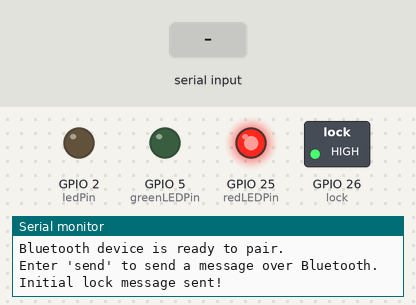
The sketch below on a simulated ESP32. Shown: switched loads named in the sketch (green lamp = pin HIGH), output pins drawn as LEDs (lit = HIGH), the last lines printed to the serial monitor. Dashed ring = blinking. The test bench sets the inputs (shaded band). Nothing arrives over Bluetooth unless stated.

Above: at 2.6 s.
2.7 s: "unlock\n" received over Serial
At 3.22 s:
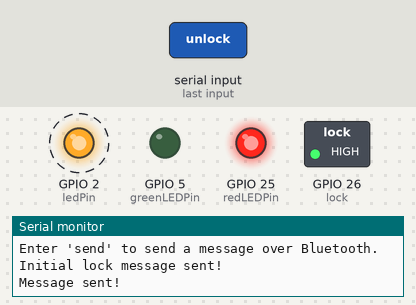
At 4.5 s:
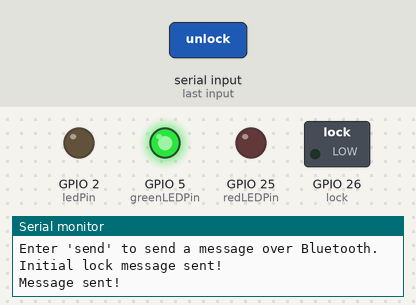
4.8 s: "lock\n" received over Serial
At 4.88 s:
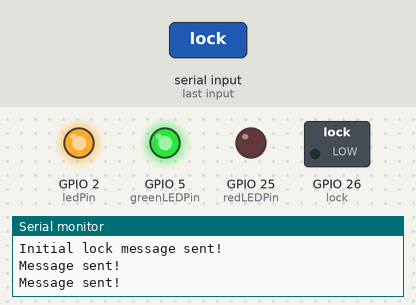
Timing chart, 0 to 7.8 s (numbered marks = the images above; inputs shaded):
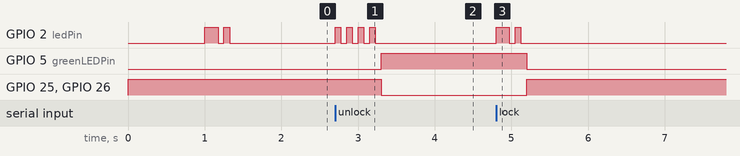

Measured:
- after the input at 2.7 s, GPIO 2 (ledPin): alternates HIGH for 0.08 s and LOW for 0.08 s, 8 changes in all, then stays LOW, starting at once; GPIO 5 (greenLEDPin): LOW → HIGH after 0.60 s; GPIO 25 (redLEDPin), GPIO 26 (lock): HIGH → LOW after 0.60 s
- after the input at 4.8 s, GPIO 2 (ledPin): LOW → HIGH at once, → LOW 0.18 s later, → HIGH 0.08 s later, → LOW 0.08 s later; GPIO 5 (greenLEDPin): HIGH → LOW after 0.40 s; GPIO 25 (redLEDPin), GPIO 26 (lock): LOW → HIGH after 0.40 s

The sketch:

ESP32_Bluetooth_Comms.ino
```cpp
// The is the code for the ESP32 microcontroller to communicate through a bluetooth terminal.
// It is used to unlock the gate based on the serial input from the safety gate controller.
// Currently this needs to be uploaded to the ESP32 microcontroller via the Arduino IDE, ran with a windows machine.

// Author: Max Chen
// Date: 2025-03-04
// v0.1.3

// Wiring: ESP32 Pin D2 -- Onboard LED
// Wiring: ESP32 Pin D5 -- Green LED -- GND
// Wiring: ESP32 Pin D25 -- Red LED -- GND
// Wiring: ESP32 Pin D26 -- Electric Lock -- Lowside MOSFET Switch

// This is the code for the ESP32 microcontroller to communicate through a bluetooth terminal.
#include <BluetoothSerial.h>

BluetoothSerial ESP_BT;     // Bluetooth Serial Object
const int ledPin = 2;       // Onboard LED pin is on Pin D2
const int greenLEDPin = 5;  // Green LED pin for Unlocked state on Pin D5
const int redLEDPin = 25;   // Red LED pin for Locked state on Pin D25
const int lock = 26;        // The Electric Lock is on Pin D26

// Define states
enum State { LOCKED, UNLOCKED };
State currentState = LOCKED;  // Initial state set to LOCKED

void setup()
{
  Serial.begin(115200);  // Start serial communication at 115200 baud

  // Set up pins for outputs
  pinMode(ledPin, OUTPUT);
  pinMode(greenLEDPin, OUTPUT);
  pinMode(redLEDPin, OUTPUT);
  pinMode(lock, OUTPUT);

  // Initialize state to locked on startup
  digitalWrite(greenLEDPin, LOW);    // Turn off green LED
  digitalWrite(redLEDPin, HIGH);     // Turn on red LED
  digitalWrite(lock, HIGH);          // Set lock to locked state

  // Start Bluetooth with a name
  ESP_BT.begin("I_AM_A_GATE-ESP32");
  Serial.println("Bluetooth device is ready to pair.");
  Serial.println("Enter 'send' to send a message over Bluetooth.");

  // Send initial lock message
  delay(1000);  // Small delay to allow Bluetooth to initialize

  ESP_BT.println("LOCK THE GATE!");
  Serial.println("Initial lock message sent!");

  dashDot();  // Visual indicator for lock command
}

void loop()
{
  // Check if data is available in the serial buffer
  if (Serial.available())
  {
    String input = Serial.readStringUntil('\n');  // Read the serial input until a newline character

    // Trim any leading/trailing whitespace and convert to lowercase
    input.trim();

    // Check if the input matches the word "unlock"
    if (input == "unlock" && currentState != UNLOCKED)
    {
      // Send Bluetooth message
      ESP_BT.println("OPEN THE GATE!");
      Serial.println("Message sent!");
      currentState = UNLOCKED;  // Update state

      // Blink the LED after sending the message
      dotdotdot();
      digitalWrite(greenLEDPin, HIGH);  // Turn on green LED
      digitalWrite(redLEDPin, LOW);     // Turn off red LED

      // Set lock to unlock
      digitalWrite(lock, LOW);
    }

    // Check if the input matches the word "lock"
    if (input == "lock" && currentState != LOCKED)
    {
      // Send Bluetooth message
      ESP_BT.println("LOCK THE GATE!");
      Serial.println("Message sent!");
      currentState = LOCKED;  // Update state

      // Blink the LED after sending the message
      dashDot();
      digitalWrite(greenLEDPin, LOW);   // Turn off green LED
      digitalWrite(redLEDPin, HIGH);    // Turn on red LED

      // Set lock to lock
      digitalWrite(lock, HIGH);
    }
  }
}

// Blink the Onboard LED for -.
void dashDot()
{
  digitalWrite(ledPin, HIGH);  // Turn LED on
  delay(175);                  // Wait for 175ms
  digitalWrite(ledPin, LOW);   // Turn LED off
  delay(75);                   // Wait for 75ms
  digitalWrite(ledPin, HIGH);  // Turn LED on
  delay(75);                   // Wait for 75ms
  digitalWrite(ledPin, LOW);   // Turn LED off
  delay(75);                   // Wait for 75ms
}

// Blink the Onboard LED for ...
void dotdotdot()
{
  for (int i = 0; i <= 3; i++)
  {
    digitalWrite(ledPin, HIGH);  // Turn LED on
    delay(75);                   // Wait for 75ms
    digitalWrite(ledPin, LOW);   // Turn LED off
    delay(75);                   // Wait for 75ms
  }
}
```
